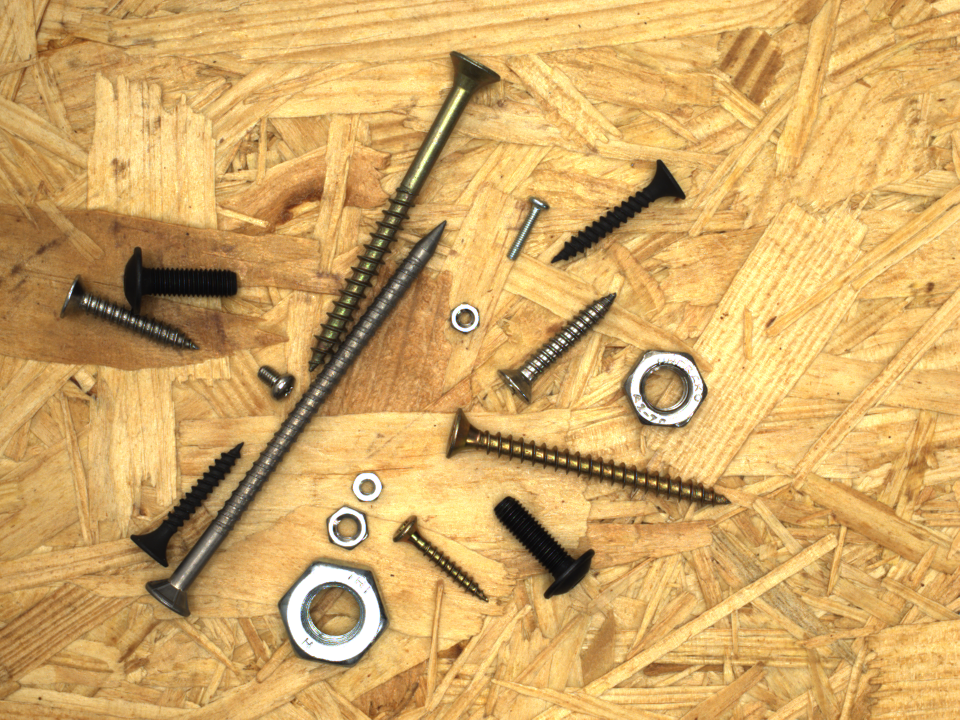
#> input picture Code/test_data/screws_075.png, 1920 x 1440 px, found by its file name (shown at 1/2 size)
$ jupyter execute Background_subtraction.ipynb   (shell and % lines are left out)
#> lines starting #> are read from the running program, lines starting #| are printed output that depends on the picture; after the words box and inside, x2 and y2 are one past the last pixel; in counts of white or black regions, pixels touching at a corner belong together
# Background Subtraction
In this notebook, it has been tried to subtract background from the original image. The first attempt was not
successfull. Main problem is that whem we subtract an image from another, it can lead to changes on the target
objects.

[cell 1]
import matplotlib.pyplot as plt
import matplotlib.image as mpimg
import matplotlib.colors as clr
import numpy as np
import cv2 as cv
from scipy import ndimage as nd

plt.rcParams['figure.figsize'] = [12, 8]
plt.rcParams['figure.dpi'] = 100

[cell 2]
img = cv.imread("test_data/screws_075.png")
#> img is the input picture: shape (1440, 1920, 3); mean B, G, R 101.3, 168.9, 210.9
bckgrnd = cv.imread("test_data/img_001027.png")
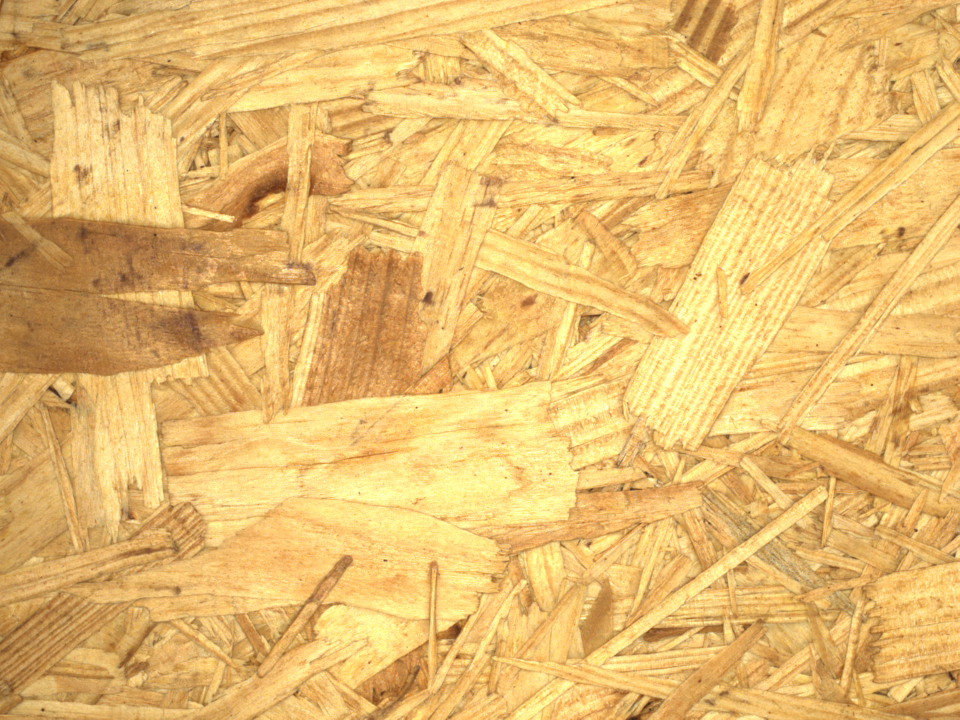
#> input picture Code/test_data/img_001027.png, 1920 x 1440 px, found by its file name (shown at 1/2 size)
#> bckgrnd is the input picture: shape (1440, 1920, 3); mean B, G, R 109.9, 187.5, 232.2
img_rgb = cv.cvtColor(img, cv.COLOR_BGR2RGB)
img_rgb = img_rgb[:,:,0]
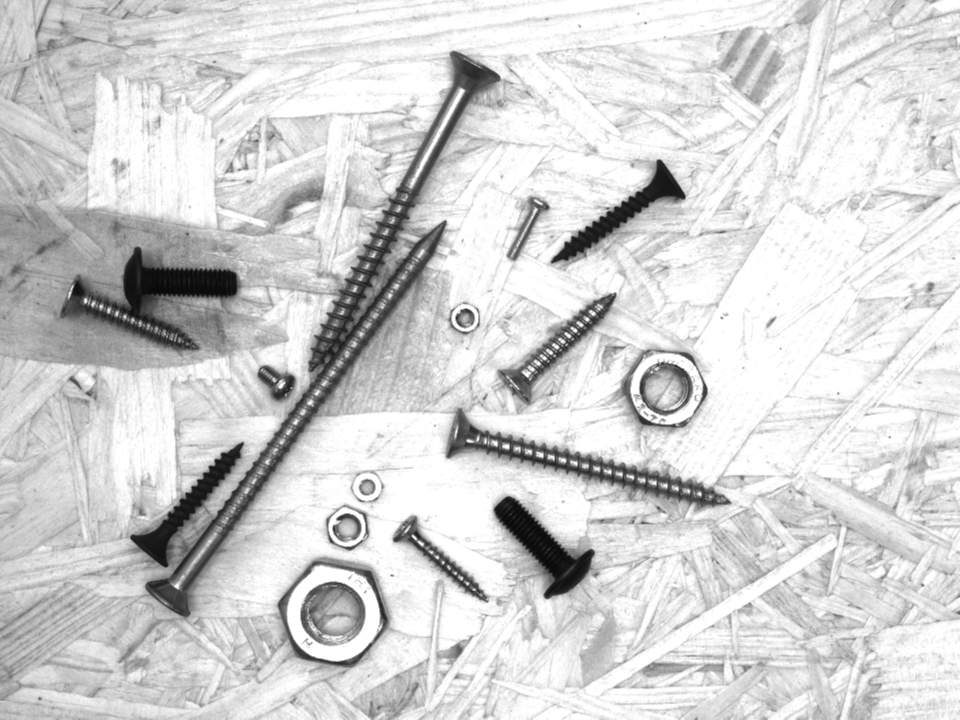
#> img_rgb: shape (1440, 1920) (shown at 1/2 size); min 7, max 255, mean 210.9
img_rgb= cv.resize(img_rgb, (480, 360))
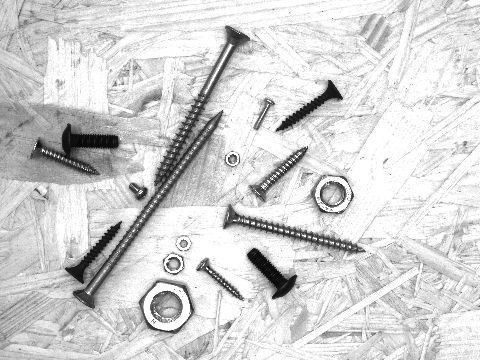
#> img_rgb: shape (360, 480); min 8, max 255, mean 210.9
bckgrnd = cv.cvtColor(bckgrnd, cv.COLOR_BGR2RGB)
bckgrnd = bckgrnd[:,:,0]
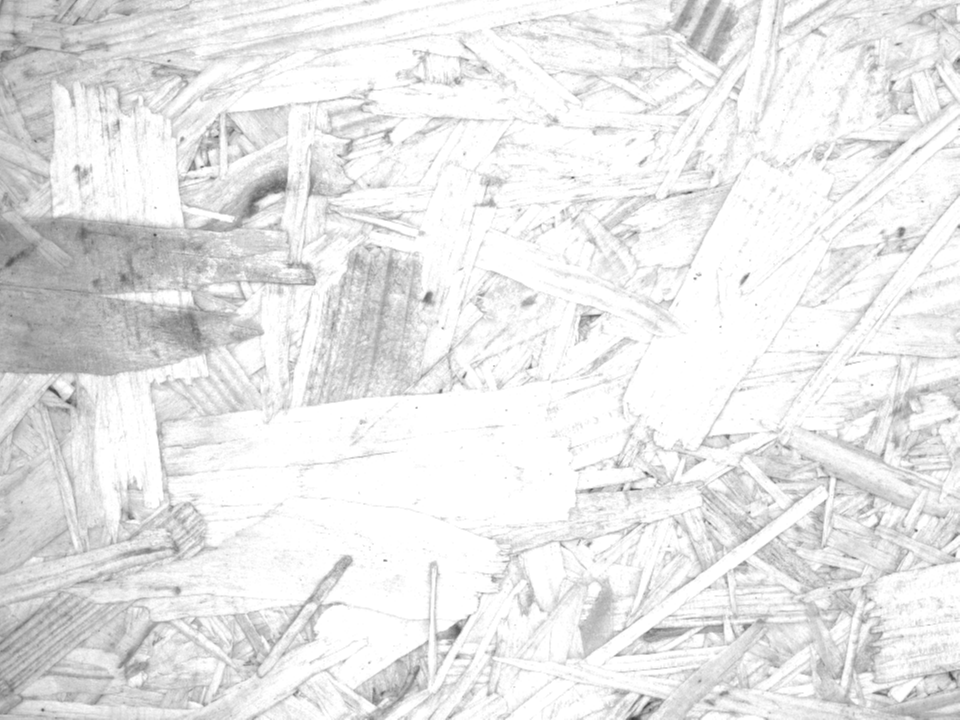
#> bckgrnd: shape (1440, 1920) (shown at 1/2 size); min 46, max 255, mean 232.2
bckgrnd= cv.resize(bckgrnd, (480, 360))
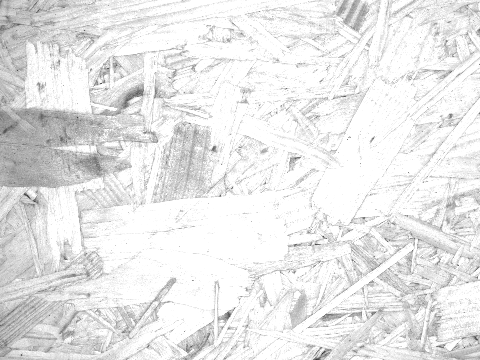
#> bckgrnd: shape (360, 480); min 46, max 255, mean 232.2
#bckgrnd = nd.rotate(bckgrnd, 180)
#gray = cv.cvtColor(img_rgb, cv.COLOR_RGB2GRAY)
#gray = cv.medianBlur(gray,3)


fig, axs = plt.subplots(1,2)
axs[0].imshow(img_rgb)
axs[0].set_title('Image')
axs[1].imshow(bckgrnd)
axs[1].set_title('Background')

[cell 3]
backSub = cv.createBackgroundSubtractorMOG2()
fgMask = backSub.apply(bckgrnd)
#> fgMask: shape (360, 480); every value is 127
fgMask = backSub.apply(img_rgb)
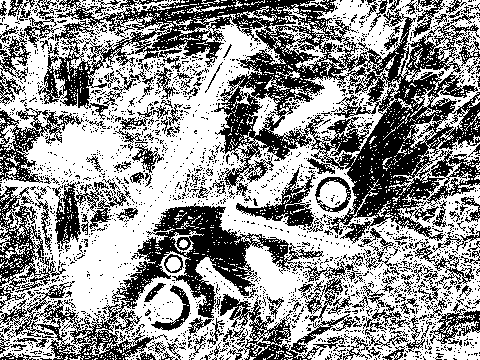
#> fgMask: shape (360, 480); values 0 (black) and 127 (white), 58% white; 2251 black regions (2094 under 20 px), largest, box (x1, y1, x2, y2) and area: (38, 0, 480, 244) 32040, (0, 203, 324, 360) 10070, (220, 294, 356, 360) 2553
plt.imshow(fgMask)

[cell 4]
#img_rgb = np.uint8(img_rgb)
a = np.ones(360)
b = np.ones(480)
for i,h in enumerate(a):
    for j,k in enumerate(b):
        if (img_rgb[i,j] != bckgrnd[i,j]):
            img_rgb[i,j] = bckgrnd[i,j]
        else:
            img_rgb[i,j] = img_rgb[i,j] - bckgrnd[i,j]
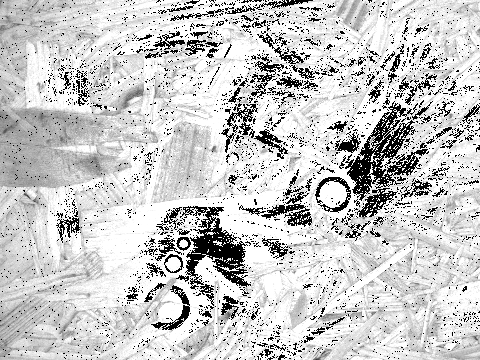
#> img_rgb: shape (360, 480); min 0, max 255, mean 201.2
#unknown = cv.subtract(img_rgb, bckgrnd)

plt.imshow(img_rgb)
